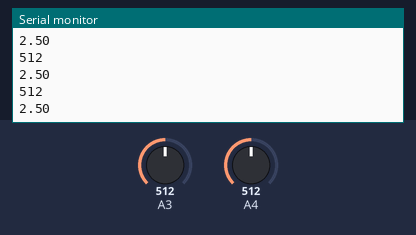
Recording of a sketch running on a simulated Arduino Uno, built for the host (arithmetic inside an expression is 32-bit, double 64-bit). On the bench: the last lines printed to the serial monitor. The inputs (shaded band) are chosen by the test bench; at power-on: A3 = 512, A4 = 512.

Above: at 1.2 s.
1.3 s: A3 set to 716
At 2.3 s:
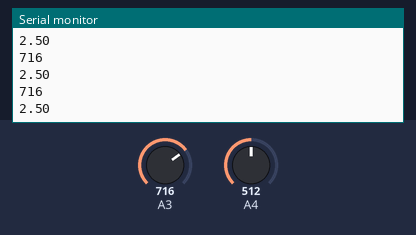
2.8 s: A4 set to 716
At 3.8 s:
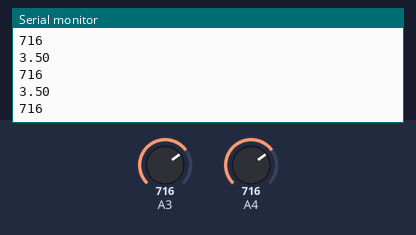
4.3 s: A3 set to 900
At 4.9 s:
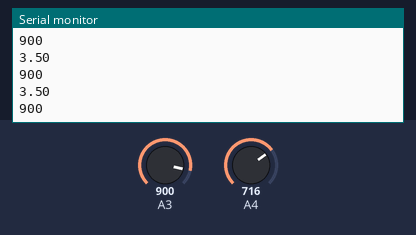
5.8 s: A4 set to 900
At 6.9 s:
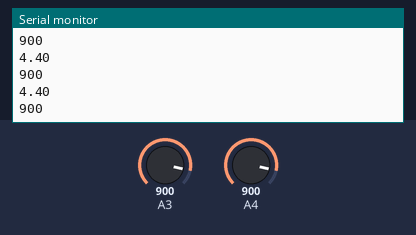
Timing chart, 0 to 7.1 s (numbered marks = the images above; inputs shaded):
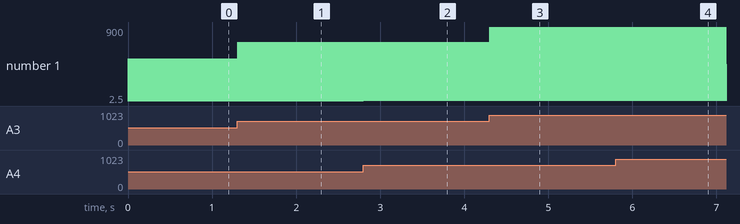

The sketch:

accel.ino
```cpp
void setup()
{
  pinMode(PIN_PC3, INPUT);
  pinMode(PIN_PC4, INPUT);
  Serial.begin(9600*2);
}
void loop()
{
  printf("accelero: ");
  Serial.println(accel());
  printf("piezo: ");
  Serial.println(piezo());
}
int accel() {
   return analogRead(PIN_PC3);
}
float piezo() {
  int piezoADC = analogRead(PIN_PC4);
  return piezoADC * 5 / 1023.0 ;
}
```

Measured:
- after the input at 1.3 s, the serial monitor: prints a new line at once (image 1)
- after the input at 2.8 s, the serial monitor: prints a new line at once (image 2)
- after the input at 4.3 s, the serial monitor: prints a new line at once (image 3)
- after the input at 5.8 s, the serial monitor: prints a new line at once (image 4)
- plotted number 1: 512 → 716 after the input at 1.3 s, 716 → 3.5 after the input at 2.8 s
